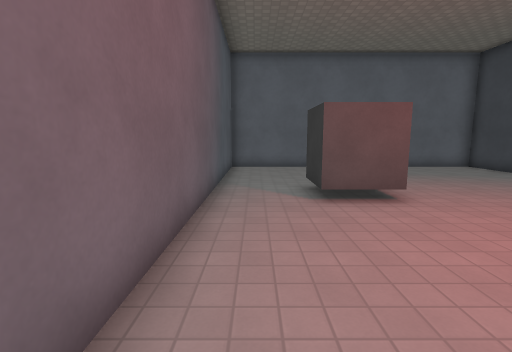
[1] (above)

14 first-person views from a walk through a 3-D level made in the Godot game engine. The camera is 1.5 m above the floor, tilts 8° down and sees 85° across. The floor is counted in squares, 1 m on a side. Each view is taken from the middle of a square. On the plan, view 1 faces up. The plan holds only what a view shows up to about 14 squares ahead; the rest is blank. Surface patterns are stand-ins for the level's own textures.

[2]
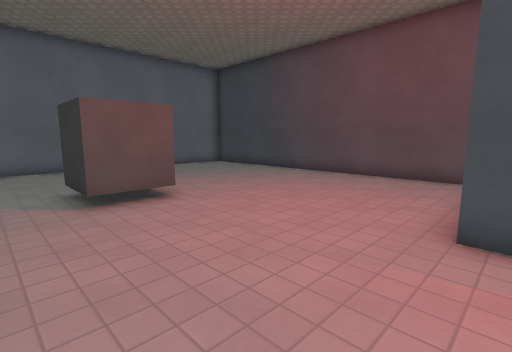

[3]
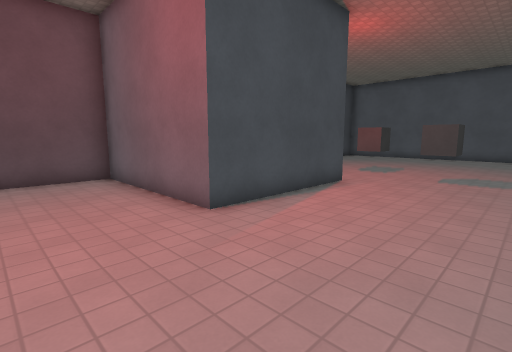

[4]
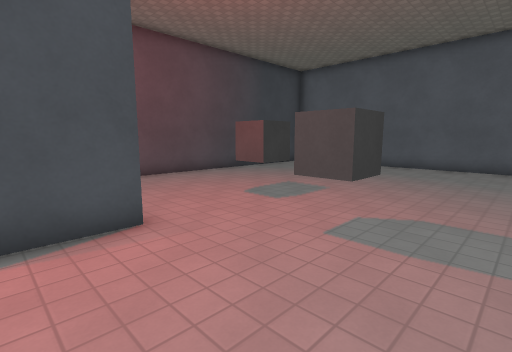

[5]
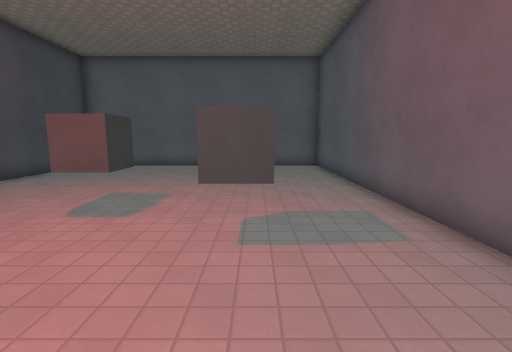

[6]
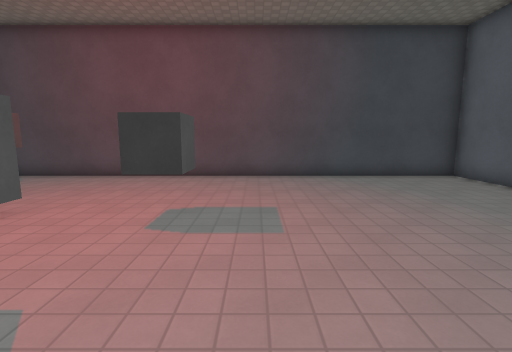

[7]
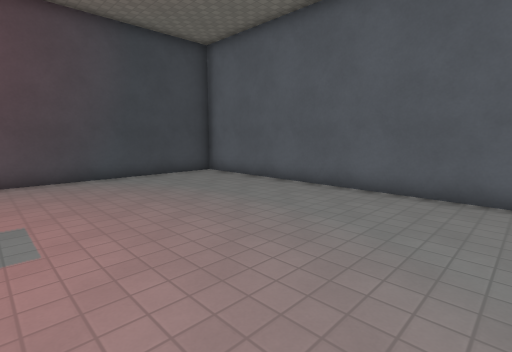

[8]
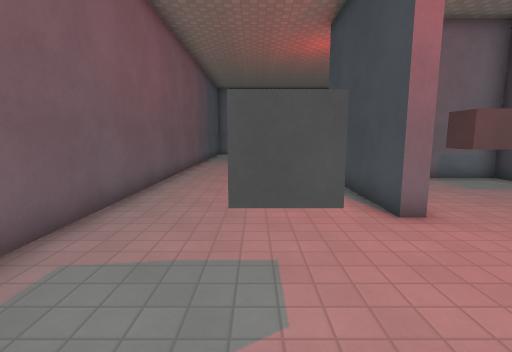

[9]
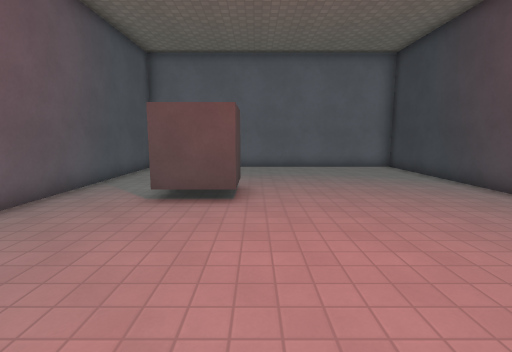

[10]
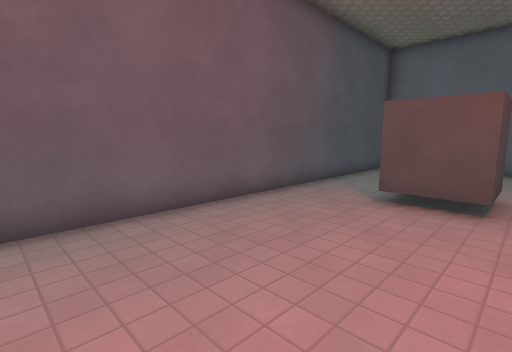

[11]
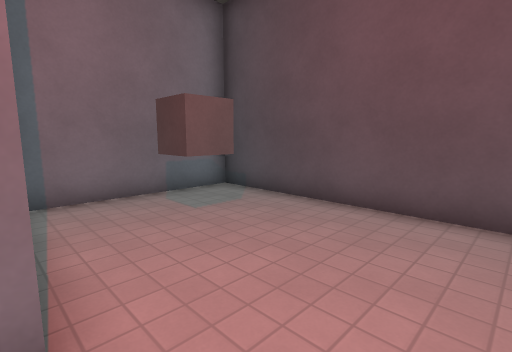

[12]
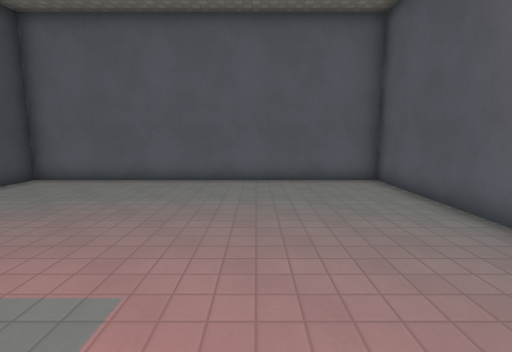

[13]
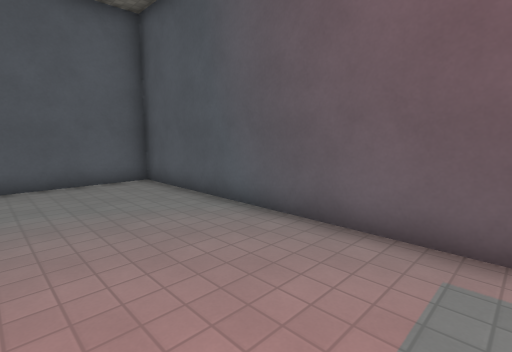

[14]
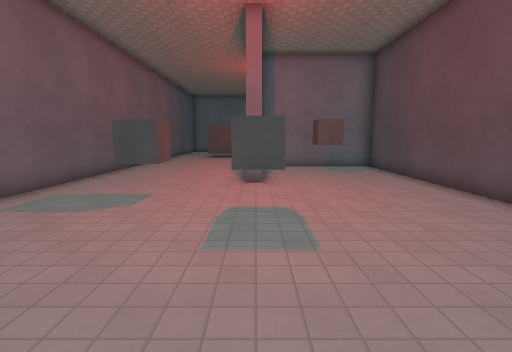

### Floor plan
Points are (right, up) in squares from view 1. A wall is a line through its corners. A room is listed if a view was taken in it or the views show most of it. See-through windows are left out.
Room 1 (views 1, 2, 3, 4, 5, 6, 7, 8, 9, 10, 11, 12, 13, 14)
walls: (5.2, -4.9) (4.7, -4.9) (4.7, 0.7) (10.7, 0.7) (10.7, 14.1) (-1.2, 14.1) (-1.2, -17.7) (10.7, -17.7) (10.7, 0.2) (5.6, 0.2); (8.5, -3) (7.4, -3) (7.4, -2); (2.8, -6.6) (2.8, -7.6) (1.8, -7.6) (1.8, -6.6) (2.8, -6.6); (5.6, -8.8) (4.7, -8.8) (4.7, -7.8) (5.6, -7.8); (3.5, 8.5) (3.5, 6.5) (1.5, 6.5) (1.5, 8.5)

Positions as (right, up) in squares from view 1, and headings:
1: (0, 0), facing up
2: (0, 0), facing up-right
3: (0, 4), facing down-right
4: (0, -3), facing down-right
5: (2, -3), facing down
6: (0, -10), facing right
7: (0, -10), facing down-right
8: (2, -10), facing up
9: (4, 0), facing up
10: (4, 0), facing up-left
11: (5, -7), facing up-right
12: (3, -8), facing down
13: (3, -8), facing down-left
14: (5, -14), facing up
